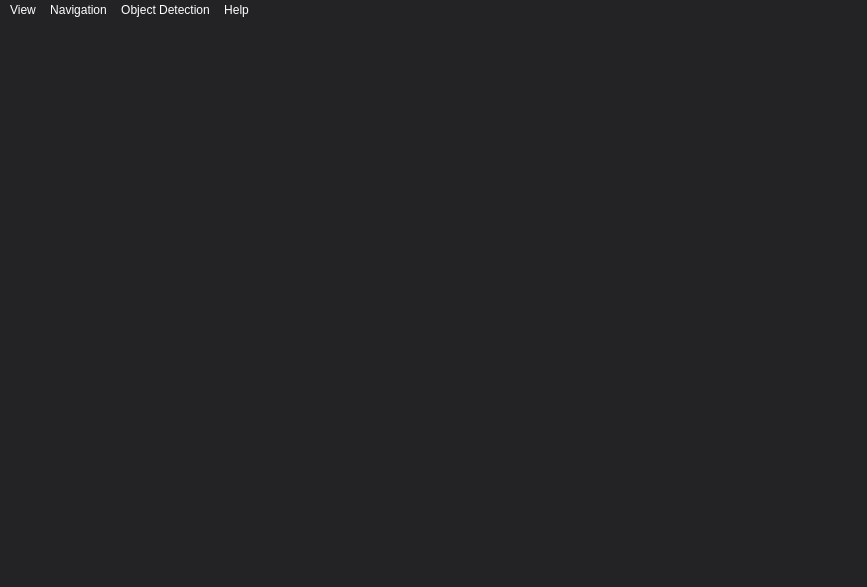
<?xml version="1.0" encoding="UTF-8"?>
<ui version="4.0">
 <class>MainWindow</class>
 <widget class="QMainWindow" name="MainWindow">
  <property name="geometry">
   <rect>
    <x>0</x>
    <y>0</y>
    <width>867</width>
    <height>587</height>
   </rect>
  </property>
  <property name="windowTitle">
   <string>MainWindow</string>
  </property>
  <property name="autoFillBackground">
   <bool>false</bool>
  </property>
  <property name="styleSheet">
   <string notr="true">*
{
	background-color: rgb(35, 35, 38);
}




/* VERTICAL SCROLLBAR */
QScrollBar:vertical
 {
     background-color: red;
     width: 15px;
     margin: 15px 3px 15px 3px;
     border: 1px transparent #2A2929;
     border-radius: 4px;
 }

/*  HANDLE BAR VERTICAL */
 QScrollBar::handle:vertical
 {
     background-color: rgb(35, 35, 38);         /* Handle color */
     min-height: 5px;
     border-radius: 4px;
 }

QScrollBar::handle:vertical:hover{	
	background-color: #0D0D0D;
}
QScrollBar::handle:vertical:pressed {	
	background-color: #0D0D0D;
}

 QScrollBar::up-arrow:vertical, QScrollBar::down-arrow:vertical
 {
     background: none;
 }


 QScrollBar::add-page:vertical, QScrollBar::sub-page:vertical
 {
     background: none;
 }

/* Disable top and bottom arrows*/
QScrollBar::add-line:vertical {
      border: none;
      background: none;
}

QScrollBar::sub-line:vertical {
      border: none;
      background: none;
}


/*Slider*/


/*
QSlider::groove:horizontal { 
	background-color: black;
	border: 0px solid; 
	height: 5px; 
	border-radius: 4px;
}

QSlider::handle:horizontal { 
	background-color: white; 
	border: 2px solid; 
	width: 10px; 
	height: 20px; 
	line-height: 20px; 
	margin-top: -5px; 
	margin-bottom: -5px; 
	border-radius: 7px; 
}
*/

QSlider::groove:horizontal {
	background: white;
	height: 5px;
}

QSlider::sub-page:horizontal {
background: qlineargradient(x1: 0, y1: 0, x2: 1, y2: 1, stop: 0 #49BF88, stop: 1 #7289DA);
border: 0px solid #777;
height: 10px;
border-radius: 7px;
}

QSlider::add-page:horizontal {
background: #fff;
border: 1px solid #777;
height: 10px;
border-radius: 7px;
}

QSlider::handle:horizontal {
background: qlineargradient(x1:0, y1:0, x2:1, y2:1,
    stop:0 #eee, stop:1 #ccc);
border: 1px solid #777;
width: 13px;
margin-top: -5px;
margin-bottom: -5px;
border-radius: 7px;
}

QSlider::handle:horizontal:hover {
background: qlineargradient(x1:0, y1:0, x2:1, y2:1,
    stop:0 #fff, stop:1 #ddd);
border: 1px solid #444;
border-radius: 7px;
}

QSlider::sub-page:horizontal:disabled {
background: #bbb;
border-color: #999;
}

QSlider::add-page:horizontal:disabled {
background: #eee;
border-color: #999;
}

QSlider::handle:horizontal:disabled {
background: #eee;
border: 1px solid #aaa;
border-radius: 7px;
}


/*Buttons*/

QPushButton{
	background-color: white;
	border-radius: 10;
}

QPushButton:pressed {	
	background-color: #bcbcbc;
}
</string>
  </property>
  <widget class="QWidget" name="centralwidget">
   <layout class="QGridLayout" name="gridLayout_2">
    <property name="leftMargin">
     <number>0</number>
    </property>
    <property name="topMargin">
     <number>0</number>
    </property>
    <property name="rightMargin">
     <number>0</number>
    </property>
    <property name="bottomMargin">
     <number>0</number>
    </property>
    <property name="spacing">
     <number>0</number>
    </property>
    <item row="0" column="0">
     <widget class="QStackedWidget" name="stackedWidget">
      <property name="currentIndex">
       <number>-1</number>
      </property>
     </widget>
    </item>
   </layout>
  </widget>
  <widget class="QMenuBar" name="menubar">
   <property name="geometry">
    <rect>
     <x>0</x>
     <y>0</y>
     <width>867</width>
     <height>26</height>
    </rect>
   </property>
   <property name="styleSheet">
    <string notr="true">/*QMenu*/
QMenu{
	background-color: rgb(51, 55, 61);
	color: white;
	selection-color: black;
	selection-background-color: #E4E4E5;
}

QMenuBar::item{
	background-color: rgb(35, 35, 38);
	color: white;
}

QMenuBar::item::selected {
	background-color: rgb(51, 55, 61);
}

</string>
   </property>
   <widget class="QMenu" name="menuView">
    <property name="autoFillBackground">
     <bool>false</bool>
    </property>
    <property name="title">
     <string>View</string>
    </property>
    <addaction name="action_Camera"/>
    <addaction name="action_SidePanel"/>
    <addaction name="action_Settings"/>
    <addaction name="action_Output"/>
    <addaction name="action_Full_Screen"/>
   </widget>
   <widget class="QMenu" name="menuHelp">
    <property name="title">
     <string>Help</string>
    </property>
    <addaction name="action_HowToUse"/>
    <addaction name="action_About"/>
    <addaction name="separator"/>
   </widget>
   <widget class="QMenu" name="menuObject_detection">
    <property name="title">
     <string>Object Detection</string>
    </property>
    <widget class="QMenu" name="menuHaar_Cascade">
     <property name="title">
      <string>Haar Cascade</string>
     </property>
     <addaction name="action_HaarCascade_Cars"/>
    </widget>
    <addaction name="menuHaar_Cascade"/>
    <addaction name="actionYOLO"/>
    <addaction name="actionSSD"/>
    <addaction name="action_CustomModel"/>
   </widget>
   <widget class="QMenu" name="menuNavigation">
    <property name="tearOffEnabled">
     <bool>false</bool>
    </property>
    <property name="title">
     <string>Navigation</string>
    </property>
    <addaction name="action_MainScreen"/>
    <addaction name="action_Calibration"/>
   </widget>
   <addaction name="menuView"/>
   <addaction name="menuNavigation"/>
   <addaction name="menuObject_detection"/>
   <addaction name="menuHelp"/>
  </widget>
  <action name="actionView">
   <property name="text">
    <string>View</string>
   </property>
  </action>
  <action name="action_HowToUse">
   <property name="text">
    <string>How to use</string>
   </property>
  </action>
  <action name="action_About">
   <property name="text">
    <string>About</string>
   </property>
  </action>
  <action name="action_Camera">
   <property name="checkable">
    <bool>true</bool>
   </property>
   <property name="checked">
    <bool>true</bool>
   </property>
   <property name="text">
    <string>Camera</string>
   </property>
  </action>
  <action name="actionControls">
   <property name="checkable">
    <bool>true</bool>
   </property>
   <property name="checked">
    <bool>true</bool>
   </property>
   <property name="text">
    <string>Controls</string>
   </property>
  </action>
  <action name="actionSettings">
   <property name="checkable">
    <bool>true</bool>
   </property>
   <property name="checked">
    <bool>true</bool>
   </property>
   <property name="text">
    <string>Settings</string>
   </property>
  </action>
  <action name="actionOutput">
   <property name="checkable">
    <bool>true</bool>
   </property>
   <property name="checked">
    <bool>true</bool>
   </property>
   <property name="text">
    <string>Output</string>
   </property>
  </action>
  <action name="actionSettings_2">
   <property name="text">
    <string>Settings</string>
   </property>
  </action>
  <action name="actionOutput_2">
   <property name="text">
    <string>Output</string>
   </property>
  </action>
  <action name="action_SidePanel">
   <property name="checkable">
    <bool>true</bool>
   </property>
   <property name="checked">
    <bool>true</bool>
   </property>
   <property name="text">
    <string>Side panel</string>
   </property>
  </action>
  <action name="actionCar_detection">
   <property name="text">
    <string>TensorFlow</string>
   </property>
  </action>
  <action name="action_Settings">
   <property name="checkable">
    <bool>true</bool>
   </property>
   <property name="checked">
    <bool>true</bool>
   </property>
   <property name="text">
    <string>Settings</string>
   </property>
  </action>
  <action name="action_Output">
   <property name="checkable">
    <bool>true</bool>
   </property>
   <property name="checked">
    <bool>true</bool>
   </property>
   <property name="text">
    <string>Output</string>
   </property>
  </action>
  <action name="action_MainScreen">
   <property name="text">
    <string>Main</string>
   </property>
  </action>
  <action name="action_Calibration">
   <property name="text">
    <string>Calibration</string>
   </property>
  </action>
  <action name="action_HaarCascade_Cars">
   <property name="checkable">
    <bool>true</bool>
   </property>
   <property name="text">
    <string>Cars</string>
   </property>
  </action>
  <action name="actionYOLO">
   <property name="text">
    <string>YOLO</string>
   </property>
  </action>
  <action name="actionSSD">
   <property name="text">
    <string>SSD</string>
   </property>
  </action>
  <action name="action_CustomModel">
   <property name="checkable">
    <bool>true</bool>
   </property>
   <property name="text">
    <string>Custom Model</string>
   </property>
  </action>
  <action name="action_HaarCascade_Licence_Plates">
   <property name="checkable">
    <bool>true</bool>
   </property>
   <property name="text">
    <string>Licence Plates</string>
   </property>
  </action>
  <action name="action_Full_Screen">
   <property name="checkable">
    <bool>true</bool>
   </property>
   <property name="text">
    <string>Full Screen</string>
   </property>
  </action>
 </widget>
 <resources/>
 <connections/>
</ui>
